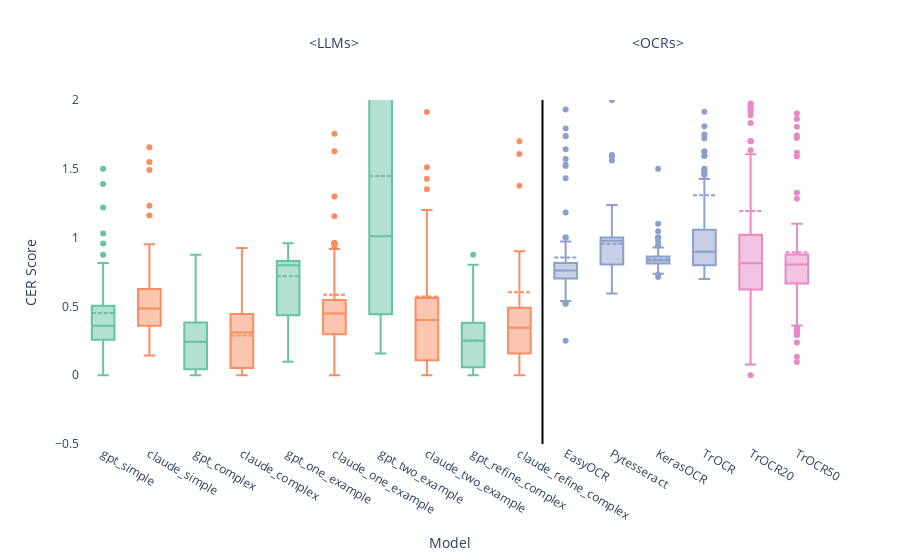

Source (notebook cell):
### Code cell
llm_order = ['gpt_simple', 'claude_simple', 'gpt_complex', 'claude_complex',
             'gpt_one_example', 'claude_one_example', 'gpt_two_example', 'claude_two_example', 
            #  'gpt_one_text_example', 'claude_one_text_example', 'gpt_two_text_example', 'claude_two_text_example', 
            #  'gpt_refine', 'claude_refine', 
             'gpt_refine_complex', 'claude_refine_complex']
ocr_order = ['EasyOCR', 'Pytesseract', 'KerasOCR', 'TrOCR'] 
ocr_ft_order = ['TrOCR20', 'TrOCR50']

gpt_color = px.colors.qualitative.Set2[0]
claude_color = px.colors.qualitative.Set2[1]
ocr_color = px.colors.qualitative.Set2[2]
ocr_ft_color = px.colors.qualitative.Set2[3]


fig = go.Figure()

for model in llm_order:
    if 'gpt' in model:
        fig.add_trace(go.Box(
            x=cer_df[cer_df['model'] == model]['model'], 
            y=cer_df[cer_df['model'] == model]['cer'],
            name=model,
            boxmean=True,
            marker=dict(color=gpt_color) 
        ))
    else:
        fig.add_trace(go.Box(
            x=cer_df[cer_df['model'] == model]['model'], 
            y=cer_df[cer_df['model'] == model]['cer'],
            name=model,
            boxmean=True,
            marker=dict(color=claude_color) 
        ))
# Add traces for OCR models with a different color
for model in ocr_order:
    fig.add_trace(go.Box(
        x=cer_df[cer_df['model'] == model]['model'], 
        y=cer_df[cer_df['model'] == model]['cer'],
        name=model,
        boxmean=True,
        marker=dict(color=ocr_color)  # Assign OCR color
    ))

# Add traces for OCR fine-tuned models with another color
for model in ocr_ft_order:
    fig.add_trace(go.Box(
        x=cer_df[cer_df['model'] == model]['model'], 
        y=cer_df[cer_df['model'] == model]['cer'],
        name=model,
        boxmean=True,
        marker=dict(color=ocr_ft_color)  # Assign OCR fine-tuned color
    ))

# Get the start and midpoint of each group
ocr_start_index = len(llm_order)  # The first position of ocr_order
ocr_ft_start_index = ocr_start_index + len(ocr_order)  # Start of ocr_ft_order
llm_midpoint = ocr_start_index / 2  # Midpoint of LLM models for placing the text
ocr_midpoint = ocr_start_index + (len(ocr_order) / 2)  # Midpoint of OCR models for placing the text


# Update the layout with custom category ordering, vertical line, and annotations
fig.update_layout(
    # title='CER Scores',
    xaxis_title='Model',
    yaxis_title='CER Score',
    # margin=dict(l=10, r=10, t=10, b=10),
    plot_bgcolor='rgba(0,0,0,0)',
    paper_bgcolor='rgba(0,0,0,0)',
    xaxis=dict(
        categoryorder='array',  # Set ordering to be custom
        categoryarray=llm_order + ocr_order + ocr_ft_order,  # Concatenate the model orders,
        
    ),
    yaxis = dict(range=[-0.5, 2]),
    showlegend=False,
    shapes=[
        # Add a vertical line between LLM and OCR models
        dict(
            type="line",
            x0=ocr_start_index - 0.5,  # Place the line between the two groups
            x1=ocr_start_index - 0.5,
            y0=0,
            y1=1,
            xref="x",
            yref="paper",  # Stretch the line across the plot's full height
            line=dict(color="black", width=2)
        )
    ],
    annotations=[
        # Add annotation for LLMs above LLM models
        dict(
            x=llm_midpoint,  # Midpoint of LLM models
            y=1.2,  # Position above the plot
            xref='x',
            yref='paper',
            text='<LLMs>',
            showarrow=False,
            font=dict(size=14)
        ),
        # Add annotation for OCRs above OCR models
        dict(
            x=ocr_midpoint,  # Midpoint of OCR models
            y=1.2,  # Position above the plot
            xref='x',
            yref='paper',
            text='<OCRs>',
            showarrow=False,
            font=dict(size=14)
        )
    ]
)

#### Don't ADD this when exporting (too crowded)
# for model in llm_order + ocr_order + ocr_ft_order:
#     model_data = cer_df[cer_df['model'] == model]['cer'].dropna()  
#     max_value = model_data.max()  # Calculate max
#     med_value = model_data.median()  # Calculate median
#     variance = model_data.var()  # Calculate variance
    
#     fig.add_annotation(
#         x=model,  # Model name on x-axis
#         y=1,  # Max value on y-axis
#         text=f'{max_value:.2f} <br> ({variance:.2f})',  # Format the text
#         showarrow=False,
#         yshift=10,  # Position the text above the max value
#         font=dict(size=10)
#     )

fig.show()

### Figure 1 — Plotly figure (JSON) as saved in the notebook; plotly's stock layout.template omitted (floating-point values rounded to 4 significant figures; data arrays with more than 128 entries replaced by an {"elided": "..."} marker saying what was removed)
{"data": [{"boxmean": true, "marker": {"color": "rgb(102,194,165)"}, "name": "gpt_simple", "type": "box", "x": {"elided": "283 str values"}, "y": {"elided": "283 float values"}}, {"boxmean": true, "marker": {"color": "rgb(252,141,98)"}, "name": "claude_simple", "type": "box", "x": {"elided": "283 str values"}, "y": {"elided": "283 float values"}}, {"boxmean": true, "marker": {"color": "rgb(102,194,165)"}, "name": "gpt_complex", "type": "box", "x": {"elided": "283 str values"}, "y": {"elided": "283 float values"}}, {"boxmean": true, "marker": {"color": "rgb(252,141,98)"}, "name": "claude_complex", "type": "box", "x": {"elided": "283 str values"}, "y": {"elided": "283 float values"}}, {"boxmean": true, "marker": {"color": "rgb(102,194,165)"}, "name": "gpt_one_example", "type": "box", "x": {"elided": "282 str values"}, "y": {"elided": "282 float values"}}, {"boxmean": true, "marker": {"color": "rgb(252,141,98)"}, "name": "claude_one_example", "type": "box", "x": {"elided": "282 str values"}, "y": {"elided": "282 float values"}}, {"boxmean": true, "marker": {"color": "rgb(102,194,165)"}, "name": "gpt_two_example", "type": "box", "x": {"elided": "281 str values"}, "y": {"elided": "281 float values"}}, {"boxmean": true, "marker": {"color": "rgb(252,141,98)"}, "name": "claude_two_example", "type": "box", "x": {"elided": "281 str values"}, "y": {"elided": "281 float values"}}, {"boxmean": true, "marker": {"color": "rgb(102,194,165)"}, "name": "gpt_refine_complex", "type": "box", "x": {"elided": "283 str values"}, "y": {"elided": "283 float values"}}, {"boxmean": true, "marker": {"color": "rgb(252,141,98)"}, "name": "claude_refine_complex", "type": "box", "x": {"elided": "283 str values"}, "y": {"elided": "283 float values"}}, {"boxmean": true, "marker": {"color": "rgb(141,160,203)"}, "name": "EasyOCR", "type": "box", "x": {"elided": "283 str values"}, "y": {"elided": "283 float values"}}, {"boxmean": true, "marker": {"color": "rgb(141,160,203)"}, "name": "Pytesseract", "type": "box", "x": {"elided": "283 str values"}, "y": {"elided": "283 float values"}}, {"boxmean": true, "marker": {"color": "rgb(141,160,203)"}, "name": "KerasOCR", "type": "box", "x": {"elided": "283 str values"}, "y": {"elided": "283 float values"}}, {"boxmean": true, "marker": {"color": "rgb(141,160,203)"}, "name": "TrOCR", "type": "box", "x": {"elided": "283 str values"}, "y": {"elided": "283 float values"}}, {"boxmean": true, "marker": {"color": "rgb(231,138,195)"}, "name": "TrOCR20", "type": "box", "x": {"elided": "210 str values"}, "y": {"elided": "210 float values"}}, {"boxmean": true, "marker": {"color": "rgb(231,138,195)"}, "name": "TrOCR50", "type": "box", "x": {"elided": "131 str values"}, "y": {"elided": "131 float values"}}], "layout": {"annotations": [{"font": {"size": 14}, "showarrow": false, "text": "<LLMs>", "x": 5, "xref": "x", "y": 1.2, "yref": "paper"}, {"font": {"size": 14}, "showarrow": false, "text": "<OCRs>", "x": 12, "xref": "x", "y": 1.2, "yref": "paper"}], "paper_bgcolor": "rgba(0,0,0,0)", "plot_bgcolor": "rgba(0,0,0,0)", "shapes": [{"line": {"color": "black", "width": 2}, "type": "line", "x0": 9.5, "x1": 9.5, "xref": "x", "y0": 0, "y1": 1, "yref": "paper"}], "showlegend": false, "xaxis": {"categoryarray": ["gpt_simple", "claude_simple", "gpt_complex", "claude_complex", "gpt_one_example", "claude_one_example", "gpt_two_example", "claude_two_example", "gpt_refine_complex", "claude_refine_complex", "EasyOCR", "Pytesseract", "KerasOCR", "TrOCR", "TrOCR20", "TrOCR50"], "categoryorder": "array", "title": {"text": "Model"}}, "yaxis": {"range": [-0.5, 2], "title": {"text": "CER Score"}}}}
